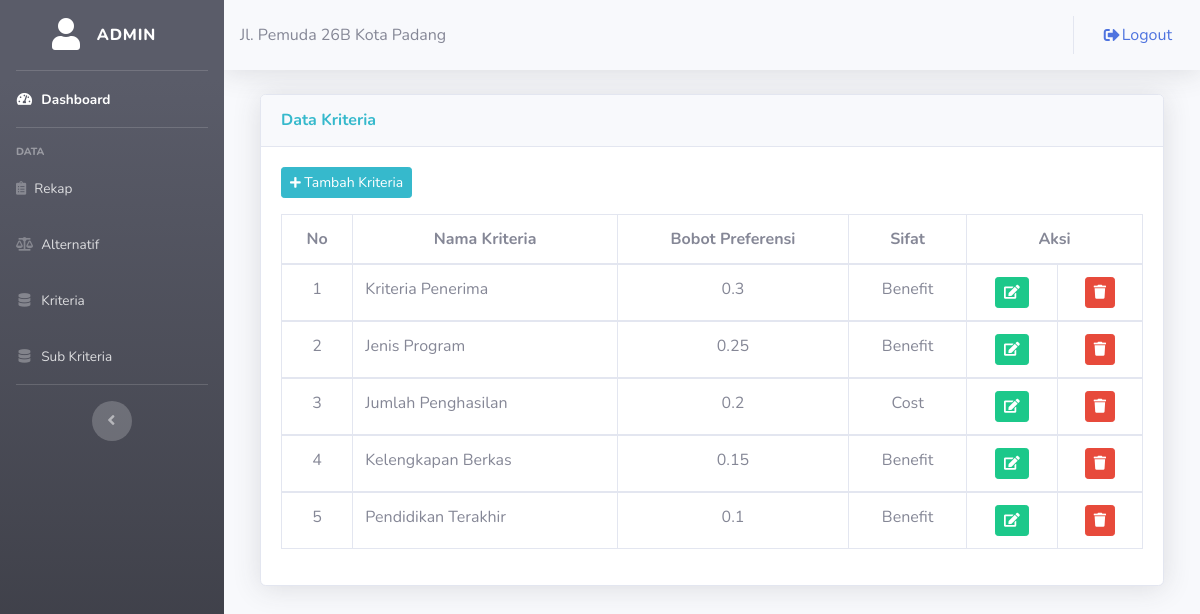
The app's page /admin/data_kriteria.php (signed in) with its own data.
### tables this page shows
CREATE TABLE `kriteria` (
  `id_kriteria` int(11) NOT NULL,
  `nama_kriteria` varchar(50) NOT NULL,
  `sifat` enum('Benefit','Cost') NOT NULL,
  `bobot_pref` float NOT NULL
);

### admin/data_kriteria.php (the view, shortened to what this page needs)
<?php
	include ("style/header.php");
	include ("style/sidebarawal.php");
?>
<div class="container-fluid">
	<div class="col-lg-12">
		<div class="card shadow mt-3 mb-3">
			<div class="card-header py-3">
				<h6 class="m-0 font-weight-bold text-info">Data Kriteria</h6>
			</div>
			<div class="card-body">
				<button class="btn btn-sm btn-info mb-3" data-toggle="modal" data-target="#tambah_bank"><i class="fas fa-plus fa-sm"></i> Tambah Kriteria</button>
        <div class="table-responsive">
				<table class="table table-bordered">
					<thead>
						<tr align="center">
							<th>No</th>
							<th>Nama Kriteria</th>
							<th>Bobot Preferensi</th>
							<th>Sifat</th>
							<th colspan="2">Aksi</th>
						</tr>
					</thead>
					<?php
						include("../config/koneksi.php");
						$no=1;
						$sql = mysqli_query($konek, "SELECT * FROM kriteria");
						while($array = mysqli_fetch_assoc($sql)){
					?>
					<tbody>
						<tr align="center">
							<td><?php echo $no++; ?></td>
							<td align="left"><?php echo $array['nama_kriteria']; ?></td>
							<td><?php echo $array['bobot_pref']; ?></td>
							<td><?php echo $array['sifat']; ?></td>
							<td>
								<a href="edit_kriteria.php?id=<?php echo $array['id_kriteria']; ?>"><i class="btn btn-success btn-sm"><span class="fas fa-edit"></span></i></a></td>
							<td>
								<a href="hapus_kriteria.php?id=<?php echo $array['id_kriteria']; ?>"><i class="btn btn-danger btn-sm"><span class="fas fa-trash"></span></i></a></td>
						</tr>
					</tbody>
					<?php
					}
					?>
				</table>
      </div>
			</div>
</div>
		</div>
	</div>
</div>
<?php
	include ("style/footer.php");
?>

### records on screen
kriteria: nama_kriteria "Kriteria Penerima", bobot_pref "0.3", sifat "Benefit"
kriteria: nama_kriteria "Jenis Program", bobot_pref "0.25", sifat "Benefit"
kriteria: nama_kriteria "Jumlah Penghasilan", bobot_pref "0.2", sifat "Cost"
kriteria: nama_kriteria "Kelengkapan Berkas", bobot_pref "0.15", sifat "Benefit"
kriteria: nama_kriteria "Pendidikan Terakhir", bobot_pref "0.1", sifat "Benefit"

### other values on screen
$_SESSION['username'] "ADMIN"
